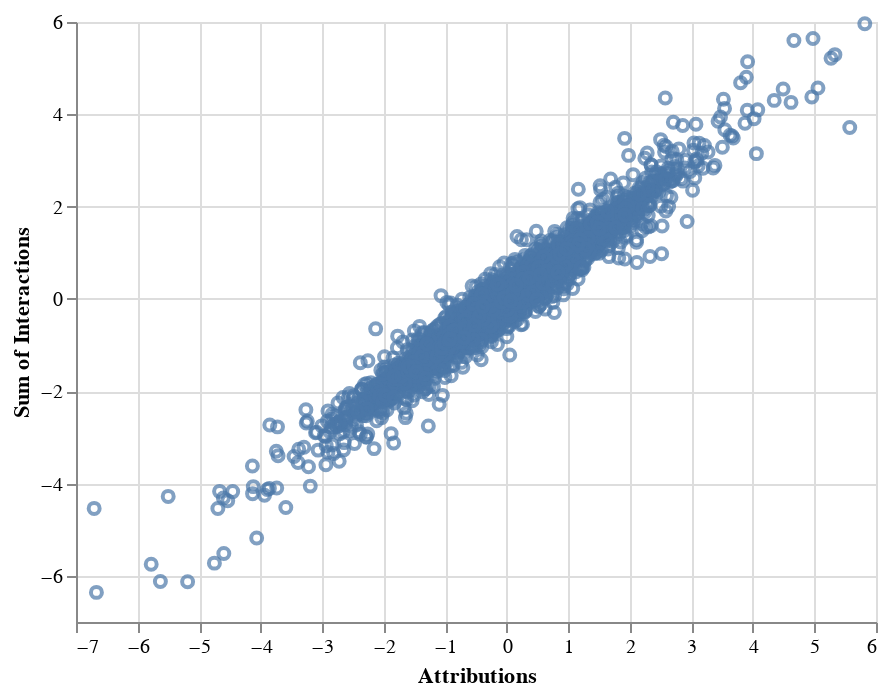

Here is the notebook cell this chart was saved with:
### Code cell
data_df = pd.DataFrame({
    'Attributions': attributions.flatten(),
    'Sum of Interactions': np.sum(interactions, axis=-1).flatten()
})
alt.Chart(data_df).mark_point().encode(
    alt.X('Attributions:Q'),
    alt.Y('Sum of Interactions')
)

### Figure 1 — Vega-Lite specification as saved in the notebook (floating-point values rounded to 4 significant figures; data arrays with more than 128 entries replaced by an {"elided": "..."} marker saying what was removed)
{"config": {"view": {"continuousWidth": 400, "continuousHeight": 300}}, "data": {"name": "data-9ae5bc02d8c5dcfbe121028981d28f4e"}, "mark": "point", "encoding": {"x": {"type": "quantitative", "field": "Attributions"}, "y": {"type": "quantitative", "field": "Sum of Interactions"}}, "$schema": "https://vega.github.io/schema/vega-lite/v4.0.2.json", "datasets": {"data-9ae5bc02d8c5dcfbe121028981d28f4e": {"elided": "5000 records"}}}
